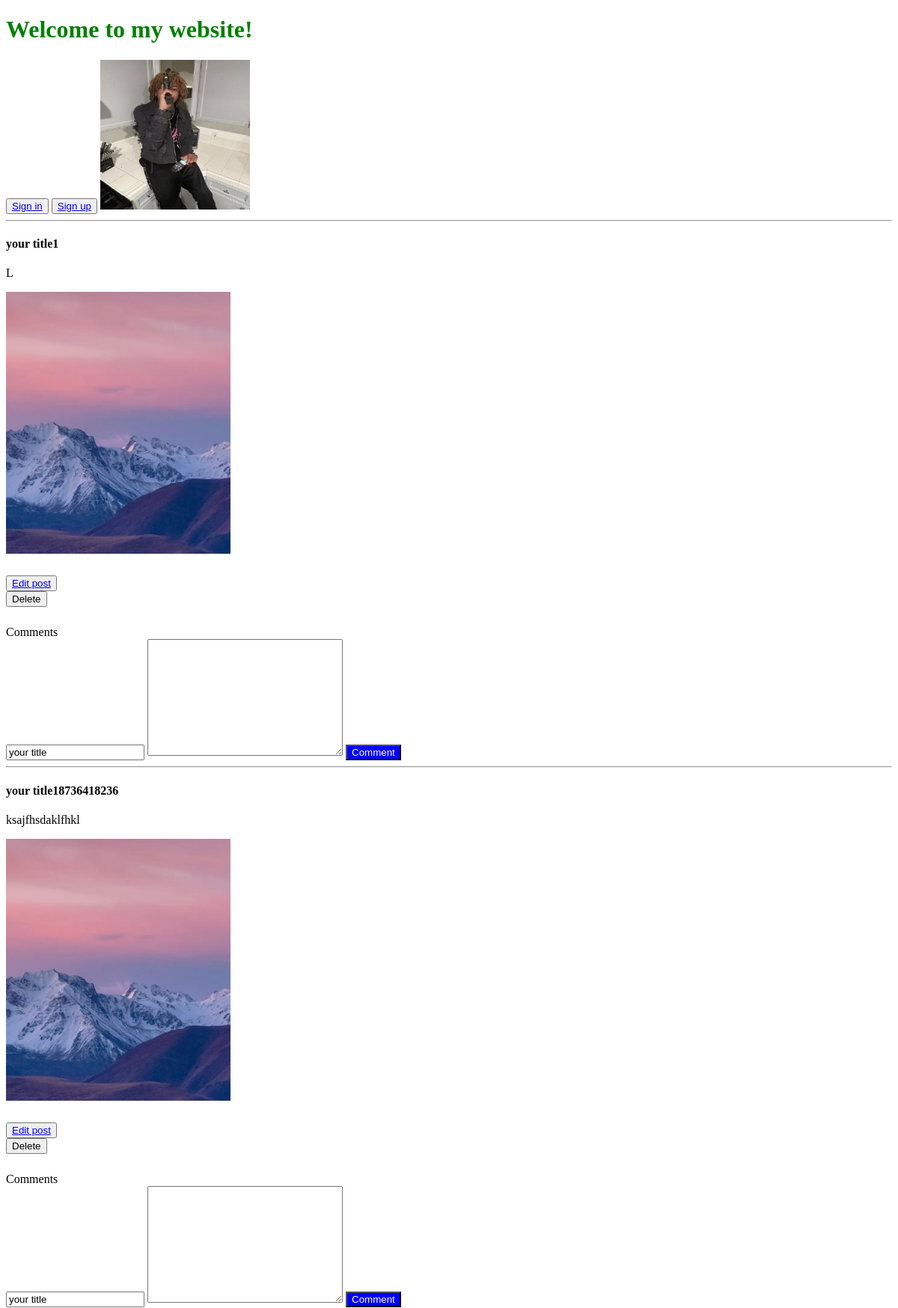
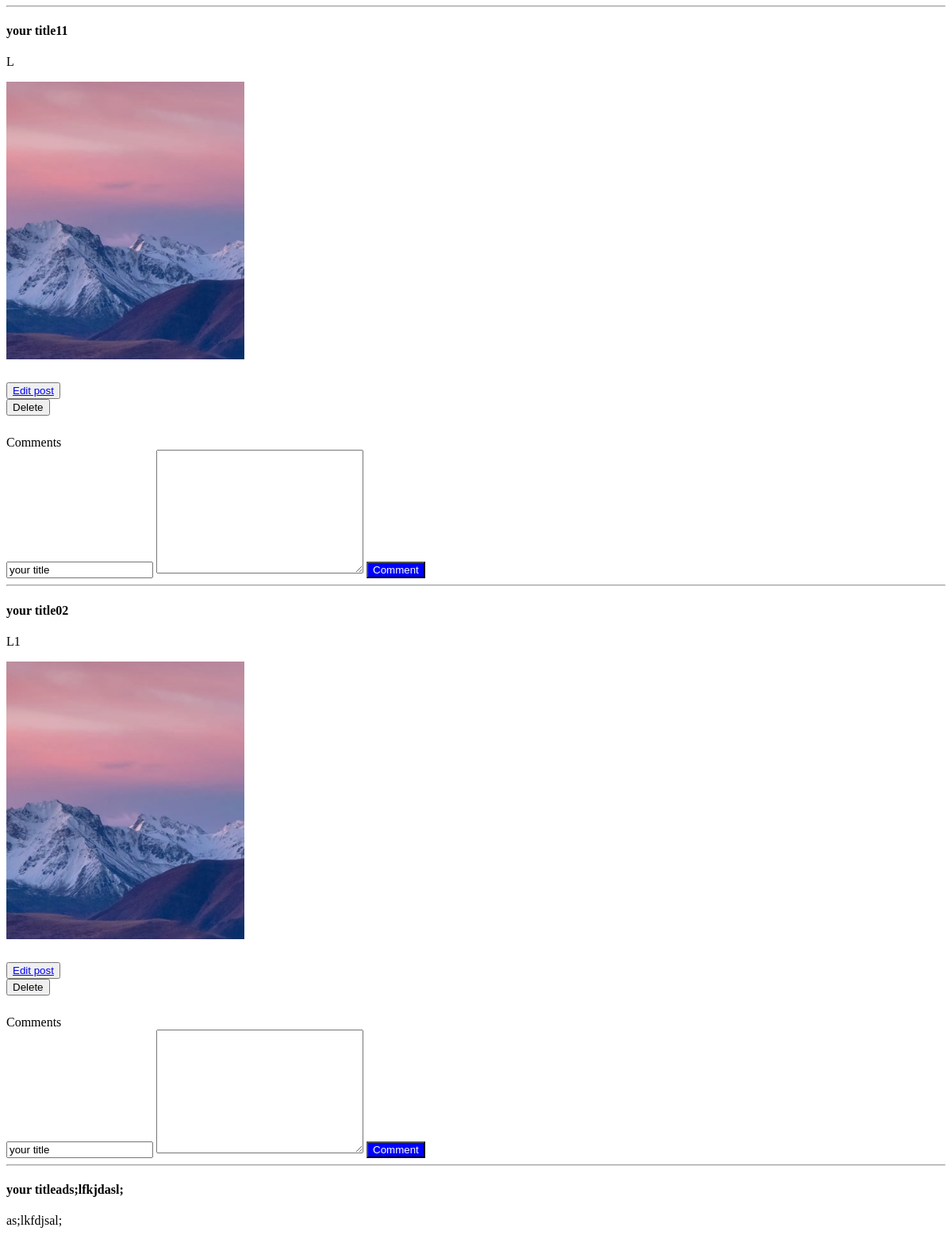
The page / (upper part) on the database its author committed (2 pictures, top to bottom).
### utils/models.py (models this page shows, shortened)
class Post(Base):
    __tablename__ = "posts"
    id = Column(Integer, primary_key=True)
    title= Column(String(120), nullable=False)
    text = Column(Text())
    author = Column(Integer, ForeignKey(User.id), nullable=True)
    user = relationship("User", back_populates="posts")
    image = Column(String(120), nullable=True)
    comments = relationship("Comment", back_populates="posts")

### blog2.py (the view)
@app.route("/", methods=["GET", "POST"])
def index():
     posts = Post.query.all()
     comments = Comment.query.all()
     return render_template("index.html", posts=posts,comments=comments)

### blog2.py (called while the page is built)
@app.before_request
def load_user() -> None:
     user_id = session.get("user_id")
     if user_id is None:
          g.user = None
     else:
          g.user = User.query.filter(User.id == session["user_id"]).first()

@app.teardown_appcontext
def shutdown_session(exception=None):
     db_session.remove()

### templates/index.html (shortened to what this page needs)
{% extends 'base.html' %}
{% block content %}
<h1>Welcome to my website!</h1>
<button type="submit"><a href="{{url_for('login')}}">Sign in</a></button>
<button type="submit"><a href="{{url_for('register')}}">Sign up</a></button>
<img src="{{ url_for('download_file', name='linchik.jpg') }}" alt="" height="200px" width="200px">
<hr>
    {% for post in posts %}
    <h4>{{ post.title }}</h4>
    <p>{{ post.text }}</p>
    {% if post.image %}<img src="{{ url_for('download_file', name=post.image) }}" alt="" height="350px" width="300px">{% endif %}
    <h6>
      <button type="submit"><a href="{{url_for('edit', id=post.id)}}">Edit post</a></button>
      <form action="{{url_for('delete', id=post.id)}}" method="post">
        <button type="submit">Delete</button>
      </form>
    </h6>
    <h7>Comments</h7>
<form method="post" action="{{ url_for('comment', id=post.id) }}">
      <input type="text" name="title" value="your title" minlength="6">
      <textarea name="text" rows="10" cols="30"></textarea>
      <button type="submit" style="background-color: blue; color: white;">Comment</button>
    </form>
    <hr>
    {% endfor %}
{% endblock %}

### templates/base.html (shortened to what this page needs)
<!DOCTYPE html>
<html lang="en">
<head>
    <link rel="stylesheet" href="{{ url_for('static', filename='style.css') }}">
</head>
<body>
    {% block content %}{% endblock %}
</body>
</html>

### static/style.css (style rules this page uses)
h1 { color: green; }

### rows shown on the page
Post: title "your title1", text "L", image (picture)
Post: title "your title18736418236", text "ksajfhsdaklfhkl", image (picture)
Post: title "your title11", text "L", image (picture)
Post: title "your title02", text "L1", image (picture)
Post: title "your titleads;lfkjdasl;", text "as;lkfdjsal;"
